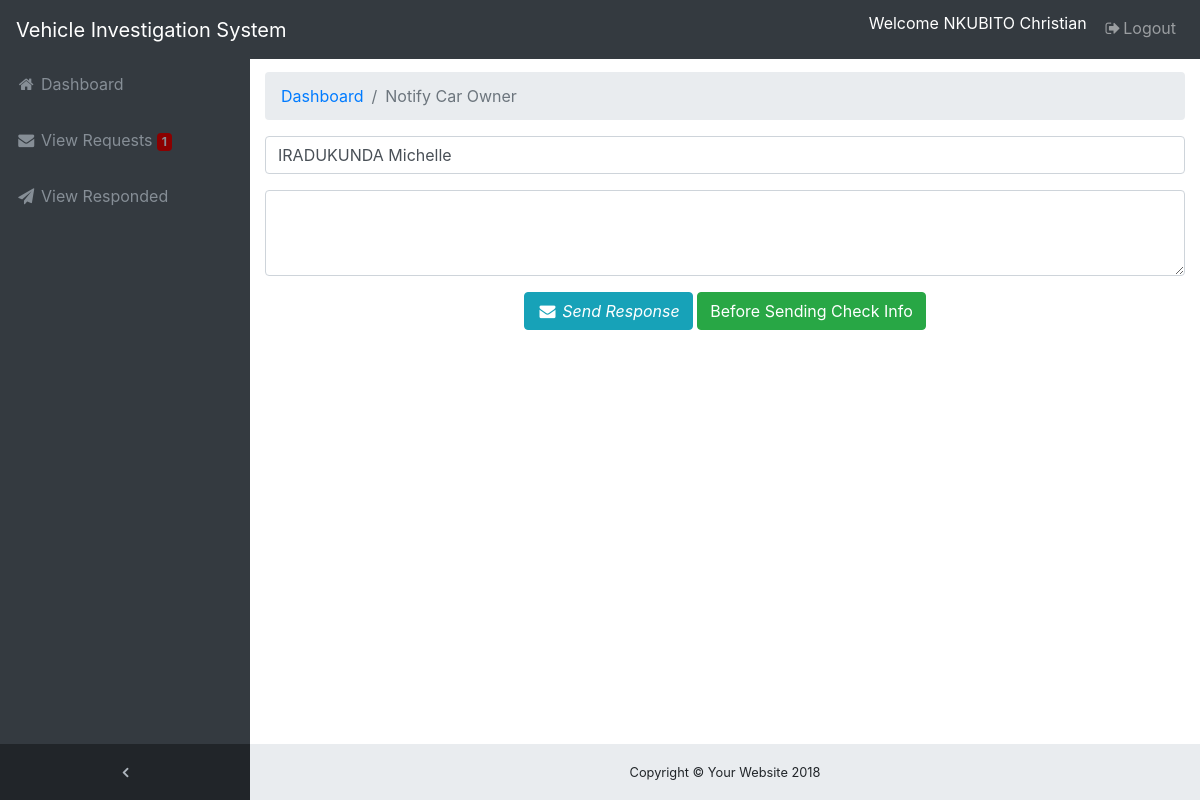
/police/notification.php?id=23 (signed in), run on the app's committed database.
### tables this page shows
CREATE TABLE IF NOT EXISTS `requests` (
`id` int(11) NOT NULL,
  `plaque` varchar(15) NOT NULL,
  `customer_name` varchar(200) NOT NULL,
  `tel` varchar(20) NOT NULL,
  `province` varchar(20) NOT NULL,
  `district` varchar(30) NOT NULL,
  `sector` varchar(20) NOT NULL,
  `vim` varchar(30) NOT NULL,
  `category` varchar(50) NOT NULL,
  `model` varchar(25) NOT NULL,
  `mnumber` varchar(25) NOT NULL,
  `fnumber` varchar(40) NOT NULL,
  `myear` varchar(35) NOT NULL,
  `byear` varchar(23) NOT NULL,
  `msg` varchar(500) NOT NULL,
  `rdate` datetime NOT NULL,
  `status` varchar(30) NOT NULL DEFAULT 'Not Responded',
  `seen_status` int(11) NOT NULL
);

CREATE TABLE IF NOT EXISTS `tbl_users` (
`userID` int(11) NOT NULL,
  `userName` varchar(100) NOT NULL,
  `userEmail` varchar(100) NOT NULL,
  `userPass` varchar(100) NOT NULL,
  `userStatus` enum('Y','N') NOT NULL,
  `province` varchar(15) NOT NULL DEFAULT 'a'
);

### police/class.user.php (called while the page is built, shortened)
<?php
class USER
{
	private $conn;
	public function __construct()
	{
		$database = new Database();
		$db = $database->dbConnection();
		$this->conn = $db;
    }
	public function runQuery($sql)
	{
		$stmt = $this->conn->prepare($sql);
		return $stmt;
	}
}

### police/notification.php (the view, shortened to what this page needs)
<?php
$ID=$_GET['id'];
require_once 'class.user.php';
$user_home = new USER();
$stmt = $user_home->runQuery("SELECT * FROM tbl_users WHERE userID=:uid");
$stmt->execute(array(":uid"=>$_SESSION['userSession']));
$row = $stmt->fetch(PDO::FETCH_ASSOC);
?>
<!DOCTYPE html>
<html lang="en">
<head>
  <link href="vendor/bootstrap/css/bootstrap.min.css" rel="stylesheet">
  <link href="vendor/font-awesome/css/font-awesome.min.css" rel="stylesheet" type="text/css">
  <link href="css/sb-admin.css" rel="stylesheet">
</head>
<body class="fixed-nav sticky-footer bg-dark" id="page-top">
<?php
include('dbcon.php');
$result = $conn->prepare("SELECT * FROM requests where id='$ID'");
$result->execute();
for($i=0; $rows = $result->fetch(); $i++){
$p=$rows['plaque'];
?>
  <nav class="navbar navbar-expand-lg navbar-dark bg-dark fixed-top" id="mainNav">
    <a class="navbar-brand" href="index.html">Vehicle Investigation System</a>
    <div class="collapse navbar-collapse" id="navbarResponsive">
      <ul class="navbar-nav navbar-sidenav" id="exampleAccordion">
        <li class="nav-item" data-toggle="tooltip" data-placement="right" title="Dashboard">
          <a class="nav-link" href="dashboard.php">
            <i class="fa fa-fw fa-home"></i>
            <span class="nav-link-text">Dashboard</span>
          </a>
        </li>
        <li class="nav-item" data-toggle="tooltip" data-placement="right" title="Requests">
          <a class="nav-link" href="requests.php">
            <i class="fa fa-fw fa-envelope"></i>
   <?php
   include 'dbcon.php';
   $sql = $conn ->prepare("SELECT COUNT(seen_status) as m FROM  requests WHERE status='Not Responded'");
                                          $sql -> execute();
                                          $count = $sql->fetchAll();
                                          foreach ($count as $field);
                                          ?>
            <span class="nav-link-text">View Requests  <span class="badge" style="background-color: darkred;"><?php echo $field['m'];?></span>
          </a>
        </li>
        <li class="nav-item" data-toggle="tooltip" data-placement="right" title="Send Response">
          <a class="nav-link" href="responded.php">
            <i class="fa fa-fw fa-send"></i>
            <span class="nav-link-text">View Responded</span>
          </a>
        </li>
      </ul>
      <ul class="navbar-nav sidenav-toggler">
        <li class="nav-item">
          <a class="nav-link text-center" id="sidenavToggler">
            <i class="fa fa-fw fa-angle-left"></i>
          </a>
        </li>
      </ul>
      <ul class="navbar-nav ml-auto">
        <li class="nav-item">
          <form class="form-inline my-2 my-lg-0 mr-lg-2">
            <p style="color:white;margin-top: 3px;">Welcome <?php echo $row['userName']; ?></P>
          </form>
        </li>
        <li class="nav-item">
          <a class="nav-link" href="logout.php"> <i class="fa fa-fw fa-sign-out"></i>Logout</a>
        </li>
      </ul>
    </div>
  </nav>
  <div class="content-wrapper">
    <div class="container-fluid">
      <ol class="breadcrumb">
        <li class="breadcrumb-item">
          <a href="dashboard.php">Dashboard</a>
        </li>
        <li class="breadcrumb-item active">Notify Car Owner</li>
      </ol>
      <div class="row">
        <div class="col-12">
         <div class="content-row">
                  <div class="panel panel-default">
                    <div class="panel-body">
                      <center><form method="POST" action="notifications.php">
                                            <div class="form-group">
                                      <input class="form-control" type="text" name="recipient" value="<?php echo $rows['customer_name']; ?>">
                                      </div>
                           <div class="form-group">
                                            <textarea class="form-control" rows="3" name="msg"required></textarea>
                                        </div>
                        <div class="form-group">
                          <div class="col-md-offset-2 col-md-10">
                            <button class="btn btn-info" type="submit" name="send"><i class="fa fa-fw fa-envelope"></i> <i>Send Response</i> </button>
							<a type="button" data-toggle="modal" href="#addPage" class="btn btn-success">Before Sending Check Info</a>
                          </div>
                        </div>
                      </form></center>
                    </div>
                  </div>
                </div>
        </div>
      </div>
    </div>
<?php
include('dbcon.php');
$result = $conn->prepare("SELECT * FROM customer_details where plaque='$p'");
$result->execute();
for($i=0; $rows = $result->fetch(); $i++){
$plaque=$rows['plaque'];
$names=$rows['customer_name'];
$phone =$rows['tel'];
$province=$rows['province'];
$district=$rows['district'];
$sector=$rows['sector'];
$vim=$rows['vim'];
$vcategory=$rows['category'];
$vmodel=$rows['model'];
$mnumber=$rows['mnumber'];
$fnumber=$rows['fnumber'];
$myear=$rows['myear'];
$byear=$rows['byear'];
?>
	<div class="modal fade" id="addPage" tabindex="-1" role="dialog" aria-labelledby="myModalLabel">
	  <div class="modal-dialog" role="document">
		<div class="modal-content">
			<form>
		  <div class="modal-header">
		  			<h4 class="modal-title" id="myModalLabel">Information From RRA</h4>
			<button type="button" class="close" data-dismiss="modal" aria-label="Close"><span aria-hidden="true">&times;</span></button>
		  </div>
		  <div class="modal-body">
			<div class="form-group row">
			  <label for="inputPage" class="col-sm-12 col-form-label" style="color:#000000;"><?php echo "<img src='../rra/attachments/".$rows['id_num']."'width=100% height=auto>";?></label>
			</div>
			<div class="form-group row">
			  <label for="inputPage" class="col-sm-4 col-form-label" style="color:#000000;">Telephone</label>
			  <div class="col-sm-8">
				<input name="plaque"type="text" value="<?php echo $phone;?>"class="form-control" id="inputPage" readonly="true">
			  </div>
			</div>
			<div class="form-group row">
			  <label for="inputPage" class="col-sm-4 col-form-label" style="color:#000000;">Vehicle Owner</label>
			  <div class="col-sm-8">
				<input name="plaque"type="text" value="<?php echo $names;?>"class="form-control" id="inputPage" readonly="true">
			  </div>
			</div>
			<div class="form-group row">
			  <label for="inputPage" class="col-sm-4 col-form-label" style="color:#000000;">Client Location</label>
			  <label for="inputPage" class="col-sm-4 col-form-label" style="color:#000000;"><?php echo $province;?>/<?php echo $district;?>/<?php echo $sector;?></label>
			</div>
			<div class="form-group row">
			  <label for="inputPage" class="col-sm-4 col-form-label" style="color:#000000;">VIM</label>
			  <div class="col-sm-8">
				<input name="plaque"type="text" value="<?php echo $vim;?>"class="form-control" id="inputPage" readonly="true">
			  </div>
			</div>
			<div class="form-group row">
			  <label for="inputPage" class="col-sm-4 col-form-label" style="color:#000000;">Category</label>
			  <div class="col-sm-8">
				<input name="plaque"type="text" value="<?php echo $vcategory;?>"class="form-control" id="inputPage" readonly="true">
			  </div>
			</div>
			<div class="form-group row">
			  <label for="inputPage" class="col-sm-4 col-form-label" style="color:#000000;">Model</label>
			  <div class="col-sm-8">
				<input name="plaque"type="text" value="<?php echo $vmodel;?>"class="form-control" id="inputPage" readonly="true">
			  </div>
			</div>
			<div class="form-group row">
			  <label for="inputPage" class="col-sm-4 col-form-label" style="color:#000000;">Moteur Number</label>
			  <div class="col-sm-8">
				<input name="plaque"type="text" value="<?php echo $mnumber;?>"class="form-control" id="inputPage" readonly="true">
			  </div>
			</div>
			<div class="form-group row">
			  <label for="inputPage" class="col-sm-4 col-form-label" style="color:#000000;">Fnumber</label>
			  <div class="col-sm-8">
				<input name="plaque"type="text" value="<?php echo $fnumber;?>"class="form-control" id="inputPage" readonly="true">
			  </div>
			</div>
			<div class="form-group row">
			  <label for="inputPage" class="col-sm-4 col-form-label" style="color:#000000;">Manifactured year</label>
			  <div class="col-sm-8">
				<input name="plaque"type="text" value="<?php echo $myear;?>"class="form-control" id="inputPage" readonly="true">
			  </div>
			</div>
			<div class="form-group row">
			  <label for="inputPage" class="col-sm-4 col-form-label" style="color:#000000;">Bought year</label>
			  <div class="col-sm-8">
				<input name="plaque"type="text" value="<?php echo $byear;?>"class="form-control" id="inputPage" readonly="true">
			  </div>
			</div>
		</div>
		  <div class="modal-footer">
			<button type="button" class="btn btn-default" data-dismiss="modal">Close</button>
		  </div>
		  </form>
		</div>
	  </div>
	</div>
<?php }
?>
    <footer class="sticky-footer">
      <div class="container">
        <div class="text-center">
          <small>Copyright &copy; Your Website 2018</small>
        </div>
      </div>
    </footer>
  </div>
</body>
</html>
<?php
}
?>

### police/css/sb-admin.css (style rules this page uses)
html { position: relative; min-height: 100%; }
body { overflow-x: hidden; }
body.sticky-footer { margin-bottom: 56px; }
body.sticky-footer .content-wrapper { min-height: calc(100vh - 56px - 56px); }
body.fixed-nav { padding-top: 56px; }
.content-wrapper { min-height: calc(100vh - 56px); padding-top: 1rem; }
#mainNav .navbar-collapse { overflow: auto; max-height: 75vh; }
#mainNav .navbar-collapse .navbar-nav .nav-item .nav-link { cursor: pointer; }
#mainNav .navbar-collapse .sidenav-toggler { display: none; }
@media (min-width: 992px) { #mainNav .navbar-brand { width: 250px; } }
@media (min-width: 992px) { #mainNav .navbar-collapse { overflow: visible; max-height: none; } }
@media (min-width: 992px) { #mainNav .navbar-collapse .navbar-sidenav { position: absolute; top: 0; left: 0; -webkit-flex-direction: column; -ms-flex-direction: column; flex-direction: column; margin-top: 56px; } }
@media (min-width: 992px) { #mainNav .navbar-collapse .navbar-sidenav > .nav-item { width: 250px; padding: 0; } }
@media (min-width: 992px) { #mainNav .navbar-collapse .navbar-sidenav > .nav-item > .nav-link { padding: 1em; } }
#mainNav.fixed-top .sidenav-toggler { display: none; }
@media (min-width: 992px) { #mainNav.fixed-top .navbar-sidenav { height: calc(100vh - 112px); } }
@media (min-width: 992px) { #mainNav.fixed-top .sidenav-toggler { position: absolute; top: 0; left: 0; display: flex; -webkit-flex-direction: column; -ms-flex-direction: column; flex-direction: column; margin-top: calc(100vh - 56px); } }
@media (min-width: 992px) { #mainNav.fixed-top .sidenav-toggler > .nav-item { width: 250px; padding: 0; } }
@media (min-width: 992px) { #mainNav.fixed-top .sidenav-toggler > .nav-item > .nav-link { padding: 1em; } }
#mainNav.fixed-top.navbar-dark .sidenav-toggler { background-color: #212529; }
#mainNav.fixed-top.navbar-dark .sidenav-toggler a i { color: #adb5bd; }
.content-wrapper { overflow-x: hidden; background: white; }
@media (min-width: 992px) { .content-wrapper { margin-left: 250px; } }
#sidenavToggler i { font-weight: 800; }
#mainNav.navbar-dark .navbar-collapse .navbar-sidenav > .nav-item > .nav-link { color: #868e96; }
@media (min-width: 992px) { #mainNav.navbar-dark .navbar-collapse .navbar-sidenav { background: #343a40; } }
footer.sticky-footer { position: absolute; right: 0; bottom: 0; width: 100%; height: 56px; background-color: #e9ecef; line-height: 55px; }
@media (min-width: 992px) { footer.sticky-footer { width: calc(100% - 250px); } }

### data on the page
requests: m "1", recipient "IRADUKUNDA Michelle"
tbl_users: userName "NKUBITO Christian"
